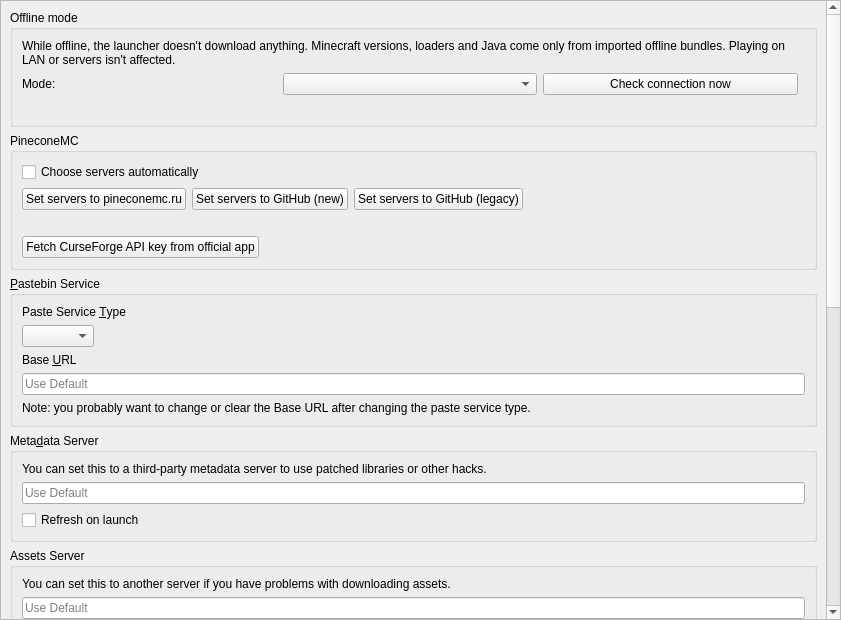
<?xml version="1.0" encoding="UTF-8"?>
<ui version="4.0">
 <class>APIPage</class>
 <widget class="QWidget" name="APIPage">
  <property name="geometry">
   <rect>
    <x>0</x>
    <y>0</y>
    <width>841</width>
    <height>620</height>
   </rect>
  </property>
  <layout class="QVBoxLayout" name="verticalLayout_2">
   <property name="leftMargin">
    <number>0</number>
   </property>
   <property name="topMargin">
    <number>0</number>
   </property>
   <property name="rightMargin">
    <number>0</number>
   </property>
   <property name="bottomMargin">
    <number>0</number>
   </property>
   <item>
    <widget class="QScrollArea" name="scrollArea">
     <property name="widgetResizable">
      <bool>true</bool>
     </property>
     <widget class="QWidget" name="scrollAreaWidgetContents">
      <property name="geometry">
       <rect>
        <x>0</x>
        <y>0</y>
        <width>820</width>
        <height>1260</height>
       </rect>
      </property>
      <layout class="QVBoxLayout" name="verticalLayout">
       <item>
        <widget class="QGroupBox" name="groupBox_offline">
         <property name="title">
          <string>Offline mode</string>
         </property>
         <layout class="QVBoxLayout" name="verticalLayout_offline">
          <item>
           <widget class="QLabel" name="offlineModeDescription">
            <property name="text">
             <string>While offline, the launcher doesn't download anything. Minecraft versions, loaders and Java come only from imported offline bundles. Playing on LAN or servers isn't affected.</string>
            </property>
            <property name="wordWrap">
             <bool>true</bool>
            </property>
           </widget>
          </item>
          <item>
           <layout class="QHBoxLayout" name="horizontalLayout_offlineMode">
            <item>
             <widget class="QLabel" name="offlineModeLabel">
              <property name="text">
               <string>Mode:</string>
              </property>
              <property name="buddy">
               <cstring>offlineModeComboBox</cstring>
              </property>
             </widget>
            </item>
            <item>
             <widget class="QComboBox" name="offlineModeComboBox"/>
            </item>
            <item>
             <widget class="QPushButton" name="recheckNetworkButton">
              <property name="text">
               <string>Check connection now</string>
              </property>
             </widget>
            </item>
            <item>
             <spacer name="horizontalSpacer_offline">
              <property name="orientation">
               <enum>Qt::Horizontal</enum>
              </property>
             </spacer>
            </item>
           </layout>
          </item>
          <item>
           <widget class="QLabel" name="offlineStatusLabel">
            <property name="text">
             <string/>
            </property>
           </widget>
          </item>
         </layout>
        </widget>
       </item>
       <item>
        <widget class="QGroupBox" name="groupBox_pinecone">
         <property name="title">
          <string>PineconeMC</string>
         </property>
         <layout class="QVBoxLayout" name="verticalLayout_9">
          <item>
           <widget class="QCheckBox" name="autoServersCheckBox">
            <property name="text">
             <string>Choose servers automatically</string>
            </property>
           </widget>
          </item>
          <item>
           <layout class="QHBoxLayout" name="horizontalLayout">
            <item>
             <widget class="QPushButton" name="setHostedServers">
              <property name="sizePolicy">
               <sizepolicy hsizetype="Fixed" vsizetype="Fixed">
                <horstretch>0</horstretch>
                <verstretch>0</verstretch>
               </sizepolicy>
              </property>
              <property name="text">
               <string>Set servers to pineconemc.ru</string>
              </property>
             </widget>
            </item>
            <item>
             <widget class="QPushButton" name="setGitHubNew">
              <property name="sizePolicy">
               <sizepolicy hsizetype="Fixed" vsizetype="Fixed">
                <horstretch>0</horstretch>
                <verstretch>0</verstretch>
               </sizepolicy>
              </property>
              <property name="text">
               <string>Set servers to GitHub (new)</string>
              </property>
             </widget>
            </item>
            <item>
             <widget class="QPushButton" name="setGitHubOld">
              <property name="sizePolicy">
               <sizepolicy hsizetype="Fixed" vsizetype="Fixed">
                <horstretch>0</horstretch>
                <verstretch>0</verstretch>
               </sizepolicy>
              </property>
              <property name="text">
               <string>Set servers to GitHub (legacy)</string>
              </property>
             </widget>
            </item>
            <item>
             <spacer name="horizontalSpacer">
              <property name="orientation">
               <enum>Qt::Orientation::Horizontal</enum>
              </property>
              <property name="sizeHint" stdset="0">
               <size>
                <width>40</width>
                <height>20</height>
               </size>
              </property>
             </spacer>
            </item>
           </layout>
          </item>
          <item>
           <spacer name="horizontalSpacer_2">
            <property name="orientation">
             <enum>Qt::Orientation::Horizontal</enum>
            </property>
            <property name="sizeHint" stdset="0">
             <size>
              <width>40</width>
              <height>20</height>
             </size>
            </property>
           </spacer>
          </item>
          <item>
           <widget class="QPushButton" name="fetchFlameKey">
            <property name="sizePolicy">
             <sizepolicy hsizetype="Fixed" vsizetype="Fixed">
              <horstretch>0</horstretch>
              <verstretch>0</verstretch>
             </sizepolicy>
            </property>
            <property name="toolTip">
             <string>Allows the launcher to download all CurseForge modpacks and mods directly</string>
            </property>
            <property name="text">
             <string>Fetch CurseForge API key from official app</string>
            </property>
           </widget>
          </item>
         </layout>
        </widget>
       </item>
       <item>
        <widget class="QGroupBox" name="groupBox_paste">
         <property name="title">
          <string>&amp;Pastebin Service</string>
         </property>
         <layout class="QVBoxLayout" name="verticalLayout_3">
          <item>
           <widget class="QLabel" name="pasteServiceTypeLabel">
            <property name="text">
             <string>Paste Service &amp;Type</string>
            </property>
            <property name="buddy">
             <cstring>pasteTypeComboBox</cstring>
            </property>
           </widget>
          </item>
          <item>
           <widget class="QComboBox" name="pasteTypeComboBox">
            <property name="sizePolicy">
             <sizepolicy hsizetype="Maximum" vsizetype="Fixed">
              <horstretch>0</horstretch>
              <verstretch>0</verstretch>
             </sizepolicy>
            </property>
           </widget>
          </item>
          <item>
           <widget class="QLabel" name="baseURLLabel">
            <property name="text">
             <string>Base &amp;URL</string>
            </property>
            <property name="buddy">
             <cstring>baseURLEntry</cstring>
            </property>
           </widget>
          </item>
          <item>
           <widget class="QLineEdit" name="baseURLEntry">
            <property name="placeholderText">
             <string>Use Default</string>
            </property>
            <property name="clearButtonEnabled">
             <bool>true</bool>
            </property>
           </widget>
          </item>
          <item>
           <widget class="QLabel" name="baseURLNote">
            <property name="text">
             <string>Note: you probably want to change or clear the Base URL after changing the paste service type.</string>
            </property>
            <property name="wordWrap">
             <bool>true</bool>
            </property>
           </widget>
          </item>
         </layout>
        </widget>
       </item>
       <item>
        <widget class="QGroupBox" name="groupBox_meta">
         <property name="title">
          <string>Meta&amp;data Server</string>
         </property>
         <layout class="QVBoxLayout" name="verticalLayout_5">
          <item>
           <widget class="QLabel" name="label_6">
            <property name="text">
             <string>You can set this to a third-party metadata server to use patched libraries or other hacks.</string>
            </property>
            <property name="textFormat">
             <enum>Qt::TextFormat::RichText</enum>
            </property>
            <property name="wordWrap">
             <bool>true</bool>
            </property>
            <property name="openExternalLinks">
             <bool>true</bool>
            </property>
           </widget>
          </item>
          <item>
           <widget class="QLineEdit" name="metaURL">
            <property name="placeholderText">
             <string>Use Default</string>
            </property>
           </widget>
          </item>
          <item>
           <widget class="QCheckBox" name="metaRefreshOnLaunchCB">
            <property name="text">
             <string>Refresh on launch</string>
            </property>
           </widget>
          </item>
         </layout>
        </widget>
       </item>
       <item>
        <widget class="QGroupBox" name="groupBox_assets">
         <property name="title">
          <string>Assets Server</string>
         </property>
         <layout class="QVBoxLayout" name="verticalLayout_6">
          <item>
           <widget class="QLabel" name="label_7">
            <property name="text">
             <string>You can set this to another server if you have problems with downloading assets.</string>
            </property>
            <property name="textFormat">
             <enum>Qt::TextFormat::RichText</enum>
            </property>
            <property name="wordWrap">
             <bool>true</bool>
            </property>
            <property name="openExternalLinks">
             <bool>true</bool>
            </property>
           </widget>
          </item>
          <item>
           <widget class="QLineEdit" name="resourceURL">
            <property name="placeholderText">
             <string>Use Default</string>
            </property>
           </widget>
          </item>
         </layout>
        </widget>
       </item>
       <item>
        <widget class="QGroupBox" name="groupBox_fmllibs">
         <property name="title">
          <string>Legacy FML Libraries Server</string>
         </property>
         <layout class="QVBoxLayout" name="verticalLayout_8">
          <item>
           <widget class="QLabel" name="label">
            <property name="text">
             <string>You can set this to another server if you have problems with downloading legacy FML libraries (Minecraft 1.5.2 and earlier).</string>
            </property>
            <property name="textFormat">
             <enum>Qt::TextFormat::RichText</enum>
            </property>
            <property name="wordWrap">
             <bool>true</bool>
            </property>
            <property name="openExternalLinks">
             <bool>true</bool>
            </property>
           </widget>
          </item>
          <item>
           <widget class="QLineEdit" name="legacyFMLLibsURL"/>
          </item>
         </layout>
        </widget>
       </item>
       <item>
        <widget class="QGroupBox" name="groupBox_ua">
         <property name="minimumSize">
          <size>
           <width>0</width>
           <height>0</height>
          </size>
         </property>
         <property name="title">
          <string>User Agent</string>
         </property>
         <layout class="QVBoxLayout" name="verticalLayout_7">
          <item>
           <widget class="QLineEdit" name="userAgentLineEdit">
            <property name="placeholderText">
             <string>Use Default</string>
            </property>
           </widget>
          </item>
          <item>
           <widget class="QLabel" name="userAgentLabel">
            <property name="text">
             <string>Enter a custom User Agent here. The special string $LAUNCHER_VER will be replaced with the version of the launcher.</string>
            </property>
            <property name="wordWrap">
             <bool>true</bool>
            </property>
           </widget>
          </item>
         </layout>
        </widget>
       </item>
       <item>
        <widget class="QGroupBox" name="groupBox_msa">
         <property name="title">
          <string>&amp;API Keys</string>
         </property>
         <layout class="QVBoxLayout" name="verticalLayout_4">
          <item>
           <widget class="QLabel" name="msaClientIDLabel">
            <property name="text">
             <string>&amp;Microsoft Authentication</string>
            </property>
            <property name="textFormat">
             <enum>Qt::TextFormat::RichText</enum>
            </property>
            <property name="wordWrap">
             <bool>true</bool>
            </property>
            <property name="openExternalLinks">
             <bool>true</bool>
            </property>
            <property name="buddy">
             <cstring>msaClientID</cstring>
            </property>
           </widget>
          </item>
          <item>
           <widget class="QLineEdit" name="msaClientID">
            <property name="placeholderText">
             <string>Use Default</string>
            </property>
           </widget>
          </item>
          <item>
           <widget class="QLabel" name="label_3">
            <property name="text">
             <string>Note: you probably don't need to set this if logging in via Microsoft Authentication already works.</string>
            </property>
            <property name="textFormat">
             <enum>Qt::TextFormat::RichText</enum>
            </property>
            <property name="wordWrap">
             <bool>true</bool>
            </property>
           </widget>
          </item>
          <item>
           <spacer name="verticalSpacer">
            <property name="orientation">
             <enum>Qt::Orientation::Vertical</enum>
            </property>
            <property name="sizeType">
             <enum>QSizePolicy::Policy::Fixed</enum>
            </property>
            <property name="sizeHint" stdset="0">
             <size>
              <width>0</width>
              <height>6</height>
             </size>
            </property>
           </spacer>
          </item>
          <item>
           <widget class="QLabel" name="elyClientIDLabel">
            <property name="text">
             <string>&amp;Ely.by Authentication</string>
            </property>
            <property name="textFormat">
             <enum>Qt::TextFormat::RichText</enum>
            </property>
            <property name="wordWrap">
             <bool>true</bool>
            </property>
            <property name="openExternalLinks">
             <bool>true</bool>
            </property>
            <property name="buddy">
             <cstring>elyClientID</cstring>
            </property>
           </widget>
          </item>
          <item>
           <widget class="QLineEdit" name="elyClientID">
            <property name="placeholderText">
             <string>Use Default</string>
            </property>
           </widget>
          </item>
          <item>
           <widget class="QLabel" name="label_31">
            <property name="text">
             <string>Note: you probably don't need to set this if logging in via Ely.by Authentication already works.</string>
            </property>
            <property name="textFormat">
             <enum>Qt::TextFormat::RichText</enum>
            </property>
            <property name="wordWrap">
             <bool>true</bool>
            </property>
           </widget>
          </item>
          <item>
           <spacer name="verticalSpacer_1">
            <property name="orientation">
             <enum>Qt::Orientation::Vertical</enum>
            </property>
            <property name="sizeType">
             <enum>QSizePolicy::Policy::Fixed</enum>
            </property>
            <property name="sizeHint" stdset="0">
             <size>
              <width>0</width>
              <height>6</height>
             </size>
            </property>
           </spacer>
          </item>
          <item>
           <widget class="QLabel" name="modrinthTokenLabel">
            <property name="text">
             <string>Mod&amp;rinth</string>
            </property>
            <property name="textFormat">
             <enum>Qt::TextFormat::RichText</enum>
            </property>
            <property name="wordWrap">
             <bool>true</bool>
            </property>
            <property name="openExternalLinks">
             <bool>true</bool>
            </property>
            <property name="buddy">
             <cstring>modrinthToken</cstring>
            </property>
           </widget>
          </item>
          <item>
           <widget class="QLineEdit" name="modrinthToken">
            <property name="enabled">
             <bool>true</bool>
            </property>
            <property name="placeholderText">
             <string>Use None</string>
            </property>
           </widget>
          </item>
          <item>
           <widget class="QLabel" name="label_8">
            <property name="text">
             <string>&lt;html&gt;&lt;head/&gt;&lt;body&gt;&lt;p&gt;Note: you only need to set this to access private data. Read the &lt;a href=&quot;https://docs.modrinth.com/api/#authentication&quot;&gt;documentation&lt;/a&gt; for more information.&lt;/p&gt;&lt;/body&gt;&lt;/html&gt;</string>
            </property>
            <property name="wordWrap">
             <bool>true</bool>
            </property>
            <property name="openExternalLinks">
             <bool>true</bool>
            </property>
           </widget>
          </item>
          <item>
           <spacer name="verticalSpacer_4">
            <property name="orientation">
             <enum>Qt::Orientation::Vertical</enum>
            </property>
            <property name="sizeType">
             <enum>QSizePolicy::Policy::Fixed</enum>
            </property>
            <property name="sizeHint" stdset="0">
             <size>
              <width>0</width>
              <height>6</height>
             </size>
            </property>
           </spacer>
          </item>
          <item>
           <widget class="QLabel" name="flameKeyLabel">
            <property name="text">
             <string>&amp;CurseForge</string>
            </property>
            <property name="textFormat">
             <enum>Qt::TextFormat::RichText</enum>
            </property>
            <property name="wordWrap">
             <bool>true</bool>
            </property>
            <property name="openExternalLinks">
             <bool>true</bool>
            </property>
            <property name="buddy">
             <cstring>flameKey</cstring>
            </property>
           </widget>
          </item>
          <item>
           <widget class="QLineEdit" name="flameKey">
            <property name="enabled">
             <bool>true</bool>
            </property>
            <property name="placeholderText">
             <string>Use Default</string>
            </property>
           </widget>
          </item>
          <item>
           <widget class="QLabel" name="label_10">
            <property name="text">
             <string>Note: you probably don't need to set this if CurseForge already works.</string>
            </property>
            <property name="wordWrap">
             <bool>true</bool>
            </property>
           </widget>
          </item>
          <item>
           <widget class="QCheckBox" name="FallbackMRBlockedMods">
            <property name="text">
             <string>Enable fallback to Modrinth for blocked mods</string>
            </property>
           </widget>
          </item>
          <item>
           <spacer name="verticalSpacer_3">
            <property name="orientation">
             <enum>Qt::Orientation::Vertical</enum>
            </property>
            <property name="sizeType">
             <enum>QSizePolicy::Policy::Fixed</enum>
            </property>
            <property name="sizeHint" stdset="0">
             <size>
              <width>0</width>
              <height>6</height>
             </size>
            </property>
           </spacer>
          </item>
          <item>
           <widget class="QLabel" name="label_12">
            <property name="text">
             <string>&amp;Technic</string>
            </property>
            <property name="buddy">
             <cstring>technicClientID</cstring>
            </property>
           </widget>
          </item>
          <item>
           <widget class="QLineEdit" name="technicClientID">
            <property name="placeholderText">
             <string>Use Default</string>
            </property>
           </widget>
          </item>
          <item>
           <widget class="QLabel" name="label_11">
            <property name="text">
             <string>&lt;html&gt;&lt;head/&gt;&lt;body&gt;&lt;p&gt;Note: you only need to set this to access private data.&lt;/p&gt;&lt;/body&gt;&lt;/html&gt;</string>
            </property>
            <property name="wordWrap">
             <bool>true</bool>
            </property>
           </widget>
          </item>
         </layout>
        </widget>
       </item>
       <item>
        <spacer name="verticalSpacer_2">
         <property name="orientation">
          <enum>Qt::Orientation::Vertical</enum>
         </property>
         <property name="sizeHint" stdset="0">
          <size>
           <width>0</width>
           <height>0</height>
          </size>
         </property>
        </spacer>
       </item>
      </layout>
     </widget>
    </widget>
   </item>
  </layout>
 </widget>
 <resources/>
 <connections/>
</ui>
